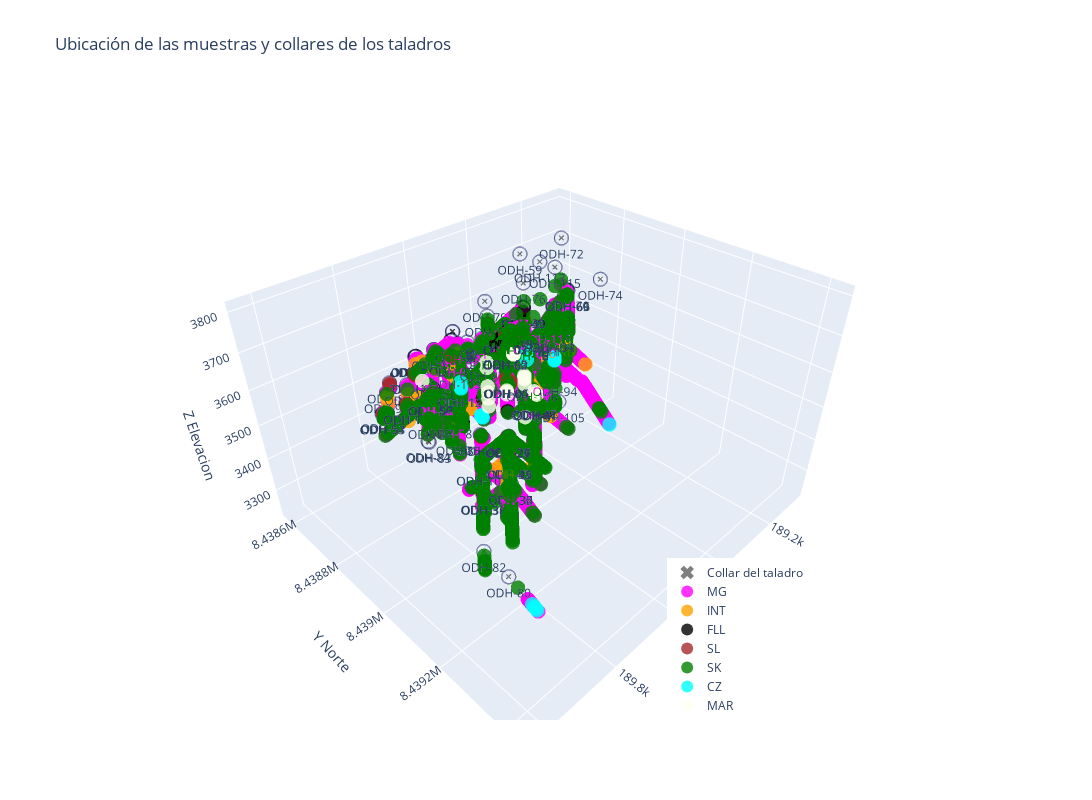

Notebook source saved alongside this figure:
### Code cell
import plotly.graph_objects as go

# Obtener las coordenadas X, Y, Z de las muestras
X_samples = df['ESTE_X']
Y_samples = df['NORTE_Y']
Z_samples = df['COTA_Z']

# Obtener las coordenadas del collar de cada taladro
collar_coords_unique = collar_ddh.drop_duplicates('HOLE-ID')[['HOLE-ID', 'ESTE_X', 'NORTE_Y', 'COTA_Z']]
X_collar = collar_coords_unique['ESTE_X']
Y_collar = collar_coords_unique['NORTE_Y']
Z_collar = collar_coords_unique['COTA_Z']
collar_labels = collar_coords_unique['HOLE-ID']

# Lista de clases de litología presentes en la columna "LIT"
litology_classes = ['MG', 'INT', 'FLL', 'SL', 'SK', 'CZ', 'MAR']

# Colores para cada clase de litología
litology_colors = {
    'MG': 'magenta',
    'INT': 'orange',
    'FLL': 'black',
    'SL': 'brown',
    'SK': 'green',
    'CZ': 'cyan',
    'MAR': 'Ivory'
}

# Crear una figura 3D interactiva
fig = go.Figure()

# Agregar el collar de los taladros al gráfico con etiquetas
fig.add_trace(go.Scatter3d(
    x=X_collar,
    y=Y_collar,
    z=Z_collar,
    mode='markers+text',
    text=collar_labels,
    texttemplate='%{text}',
    textposition='bottom center',
    marker=dict(
        size=5,
        #color='black',
        #symbol='cross',  # Símbolo de cruz predeterminado
        symbol='circle-open',
        #symbol='diamond',
        #symbol='square',
        opacity=0.5,
        line=dict(color='black', width=1),
        #colorscale='Viridis',
        showscale=False,
    ),
    name='Collar del taladro',
    showlegend=False,  # No mostrar en la leyenda
))
# Agregar otro trazo con cruces
fig.add_trace(go.Scatter3d(
    x=X_collar,
    y=Y_collar,
    z=Z_collar,
    mode='markers+text',
    text=collar_labels,
    texttemplate='%{text}',
    textposition='bottom center',
    marker=dict(
        size=2,
        symbol='x',
        color='black',
        opacity=0.5,
        #line=dict(color='black', width=1),
    ),
    name='Collar del taladro',
    #showlegend=False,  # No mostrar en la leyenda
))

# Agregar las muestras al gráfico, coloreando por tipo de litología
for litology_class in litology_classes:
    fig.add_trace(go.Scatter3d(
        x=X_samples[df['Litologia'] == litology_class],
        y=Y_samples[df['Litologia'] == litology_class],
        z=Z_samples[df['Litologia'] == litology_class],
        mode='markers',
        marker=dict(
            size=5,
            color=litology_colors[litology_class],
            #symbol='circle-open',
            opacity=0.8,
            #line=dict(color='black', width=1),
        ),
        name=litology_class,
    ))

# Configurar el diseño del gráfico y agrandar la ventana de visualización
fig.update_layout(
    scene=dict(
        xaxis_title='X Este',
        yaxis_title='Y Norte',
        zaxis_title='Z Elevacion'
    ),
    title='Ubicación de las muestras y collares de los taladros',
    width=1200,
    height=800,
    showlegend=True,
    legend=dict(
        x=0.63,
        y=0,
        itemsizing='constant'
    )
)

# Mostrar el gráfico interactivo
fig.show()
